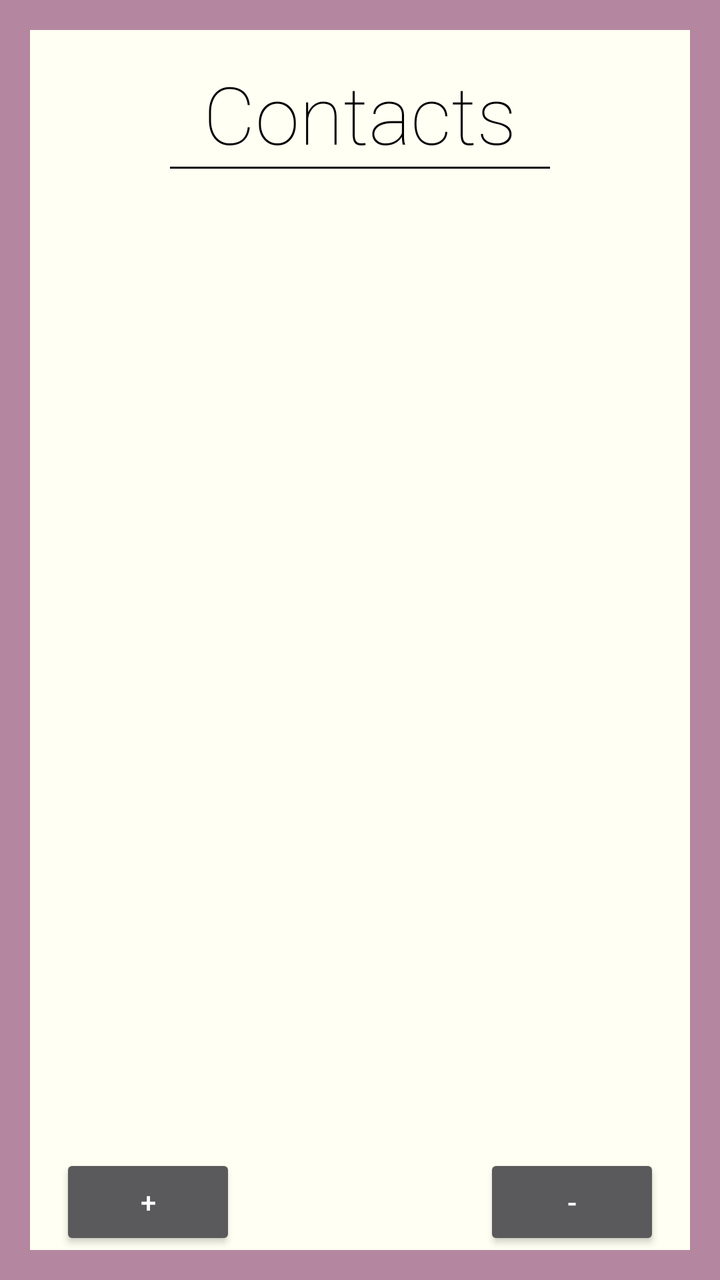
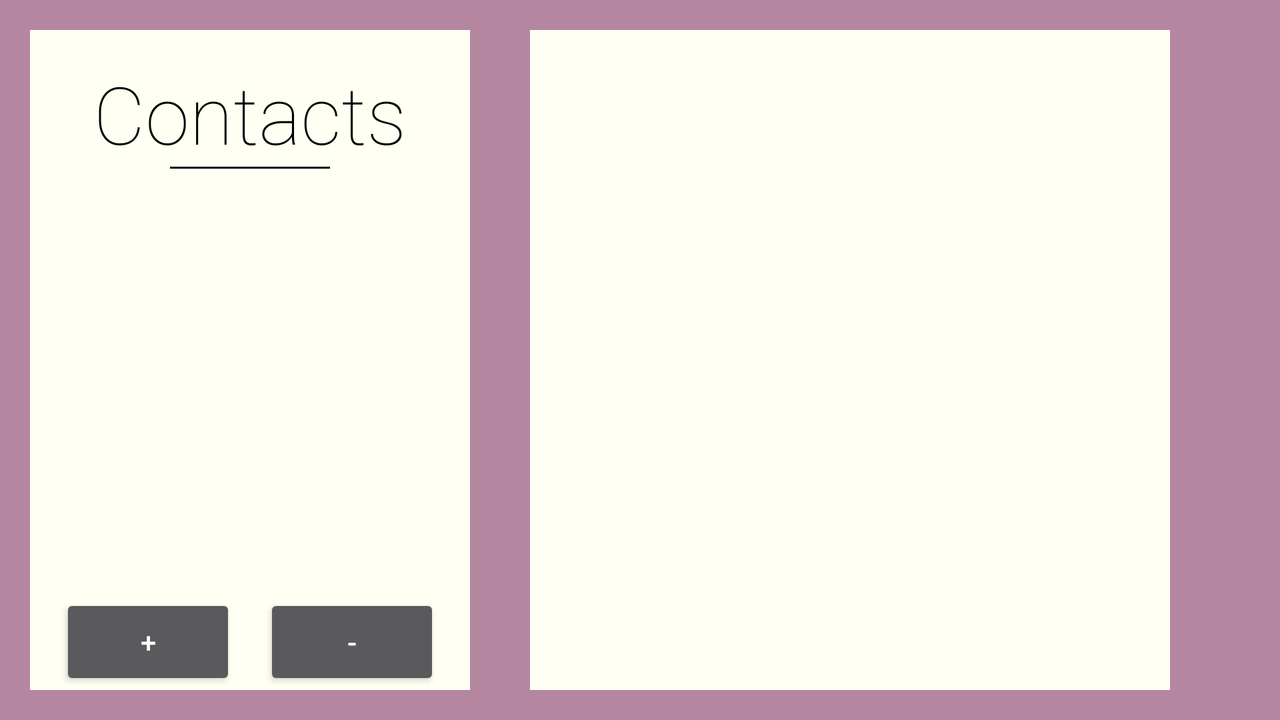

First picture: res/layout/ on a phone held upright. Second picture: the repository's own variant of that layout, on a device whose configuration matches the variant's folder. Source for both follows.
<!-- AndroidManifest.xml: activity theme Theme.NoTitle -->
<!-- res/layout/activity_main.xml -->
<?xml version="1.0" encoding="utf-8"?>
<LinearLayout android:orientation="vertical"
    android:layout_height="match_parent"
    android:layout_width="match_parent"
    android:background="@color/colorPrimary"
    xmlns:android="http://schemas.android.com/apk/res/android" >

    <RelativeLayout
        android:layout_width="wrap_content"
        android:layout_height="wrap_content"
        android:background="@color/colorBackground"
        android:layout_margin="15dp">

    <TextView
        android:id="@+id/title_contacts"
        android:layout_width="match_parent"
        android:layout_height="wrap_content"
        android:text="@string/contacts"
        android:layout_gravity="center_horizontal"
        android:gravity="center_horizontal"
        android:layout_marginTop="15sp"
        android:textSize="40sp"
        android:textStyle="normal"
        android:textColor="@android:color/black"
        android:fontFamily="sans-serif-thin"/>

        <LinearLayout
            android:id="@+id/contacts_underline"
            android:layout_width="match_parent"
            android:layout_height="1dp"
            android:background="@color/colorControlNormal"
            android:orientation="horizontal"
            android:layout_marginStart="70dp"
            android:layout_marginEnd="70dp"
            android:layout_below="@id/title_contacts"/>

    <ListView
        android:id="@+id/listview_main_contact_list"
        android:layout_width="match_parent"
        android:layout_height="wrap_content"
        android:divider="@color/colorAccent"
        android:dividerHeight="1dp"
        android:layout_marginTop="15dp"
        android:paddingLeft="20dp"
        android:paddingRight="20dp"
        android:layout_below="@id/contacts_underline">

    </ListView>

    <Button
        android:id="@+id/button_add_contact"
        android:layout_width="wrap_content"
        android:layout_height="wrap_content"
        android:text="@string/add_new_contact"
        android:layout_margin="15dp"
        android:layout_marginBottom="15dp"
        android:layout_alignParentBottom="true"
        android:layout_alignParentLeft="true"/>

    <Button
        android:id="@+id/button_delete_contacts"
        android:layout_width="wrap_content"
        android:layout_height="wrap_content"
        android:text="@string/delete_contact"
        android:layout_margin="15dp"
        android:layout_alignParentBottom="true"
        android:layout_alignParentEnd="true"
        />

    </RelativeLayout>

</LinearLayout>
<!-- resources referenced by this layout -->
<resources>
  <color name="colorAccent">#00D9C0</color>
  <color name="colorBackground">#FFFFF3</color>
  <color name="colorControlNormal">#030301</color>
  <color name="colorPrimary">#B4869F</color>
  <string name="add_new_contact">+</string>
  <string name="contacts">Contacts</string>
  <string name="delete_contact">-</string>
  <style name="Theme.NoTitle" parent="Base.Theme.AppCompat">
          
          <item name="colorPrimary">@color/colorPrimary</item>
          <item name="colorPrimaryDark">@color/colorPrimaryDark</item>
          <item name="colorAccent">@color/colorAccent</item>
          <item name="colorControlNormal">@color/colorControlNormal</item>
          <item name="colorControlActivated">@color/colorControlActivated</item>
  
          <item name="windowActionBar">false</item>
          <item name="windowNoTitle">false</item>
      </style>
  <color name="colorPrimaryDark">#00D9C0</color>
  <color name="colorControlActivated">#FF4365</color>
</resources>
<!-- res/layout-land/activity_main.xml (the repository's variant of the layout above) -->
<!-- drawn on the phone turned sideways -->
<?xml version="1.0" encoding="utf-8"?>
<LinearLayout xmlns:android="http://schemas.android.com/apk/res/android"
    android:orientation="horizontal" android:layout_width="match_parent"
    android:layout_height="match_parent"
    android:background="@color/colorPrimary">

    <FrameLayout
        android:layout_width="250dp"
        android:layout_height="wrap_content">

    <RelativeLayout
        android:layout_width="wrap_content"
        android:layout_height="wrap_content"
        android:background="@color/colorBackground"
        android:layout_margin="15dp">

    <TextView
        android:id="@+id/title_contacts"
        android:layout_width="match_parent"
        android:layout_height="wrap_content"
        android:text="@string/contacts"
        android:layout_gravity="center_horizontal"
        android:gravity="center_horizontal"
        android:layout_marginTop="15sp"
        android:textSize="40sp"
        android:textStyle="normal"
        android:textColor="@android:color/black"
        android:fontFamily="sans-serif-thin"/>

    <LinearLayout
        android:id="@+id/contacts_underline"
        android:layout_width="match_parent"
        android:layout_height="1dp"
        android:background="@color/colorControlNormal"
        android:orientation="horizontal"
        android:layout_marginStart="70dp"
        android:layout_marginEnd="70dp"
        android:layout_below="@id/title_contacts"/>

    <ListView
        android:id="@+id/listview_main_contact_list"
        android:layout_width="match_parent"
        android:layout_height="wrap_content"
        android:divider="@color/colorAccent"
        android:dividerHeight="1dp"
        android:layout_marginTop="15dp"
        android:paddingLeft="20dp"
        android:paddingRight="20dp"
        android:layout_below="@id/contacts_underline">

    </ListView>

    <Button
        android:id="@+id/button_add_contact"
        android:layout_width="wrap_content"
        android:layout_height="wrap_content"
        android:text="@string/add_new_contact"
        android:layout_margin="15dp"
        android:layout_marginBottom="15dp"
        android:layout_alignParentBottom="true"
        android:layout_alignParentLeft="true"/>

    <Button
        android:id="@+id/button_delete_contacts"
        android:layout_width="wrap_content"
        android:layout_height="wrap_content"
        android:text="@string/delete_contact"
        android:layout_margin="15dp"
        android:layout_alignParentBottom="true"
        android:layout_alignParentEnd="true"
        />


    </RelativeLayout>

    </FrameLayout>

    <FrameLayout
        android:id="@+id/fragment_holder"
        android:layout_width="320dp"
        android:layout_height="match_parent"
        android:layout_margin="15dp"
        android:background="@color/colorBackground"/>


</LinearLayout>
